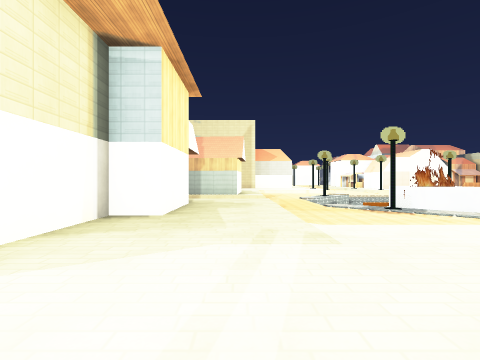
[1] (above)

24 first-person views from a walk through a level from a Godot 3-D game. The camera is 1.5 m above the floor, looks level and sees 85° across. The floor is counted in squares, 2 m on a side. Each view is taken from the middle of a square. On the plan, view 1 faces up. The plan holds only what a view shows up to about 9 squares ahead; the rest is blank. The place goes on beyond the plan. Flat picture figures and markers are not drawn. Some surface patterns are stand-ins.

[2]
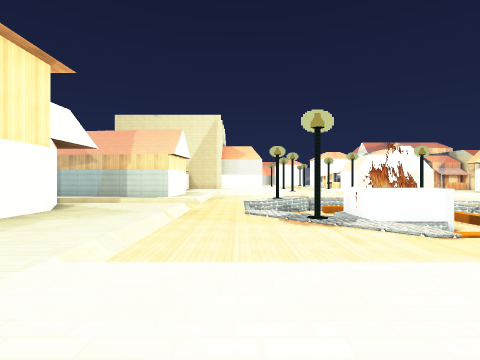

[3]
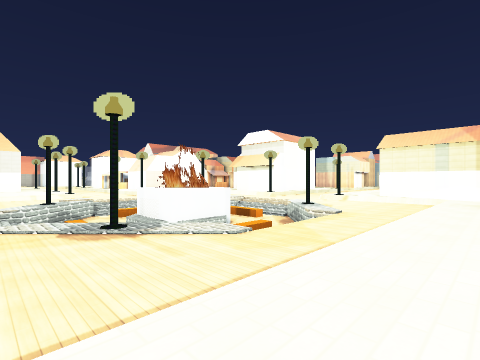

[4]
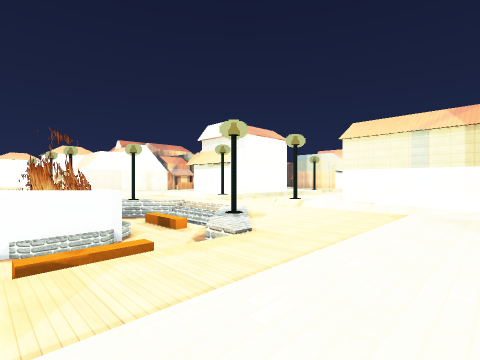

[5]
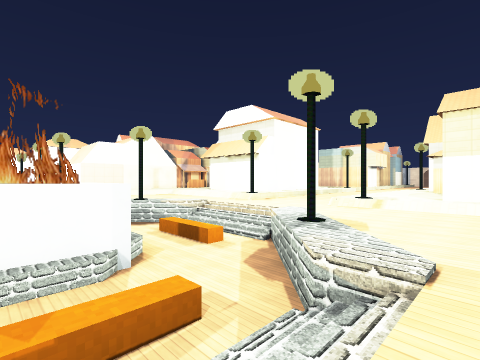

[6]
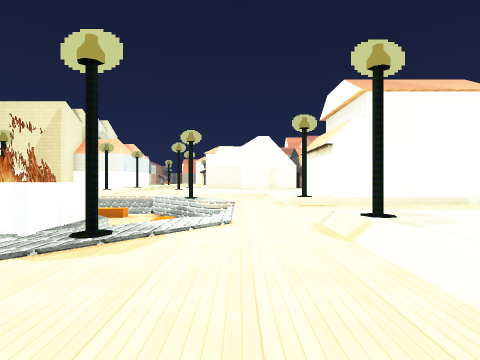

[7]
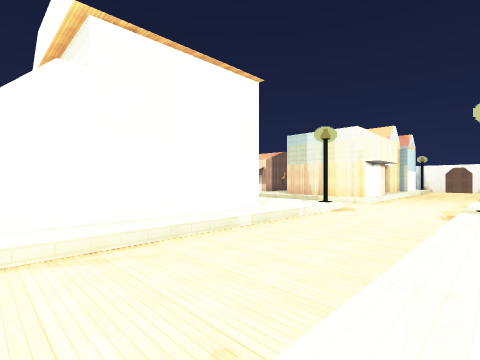

[8]
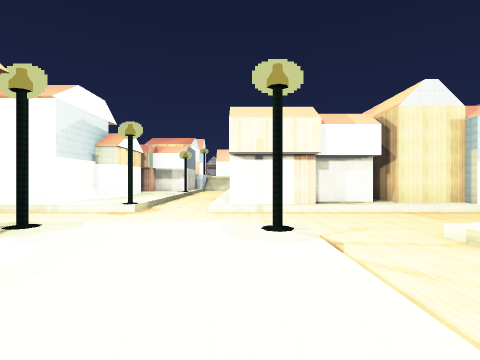

[9]
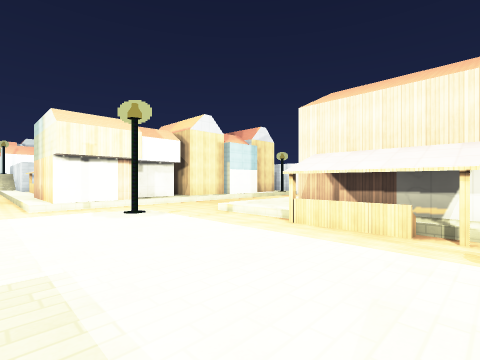

[10]
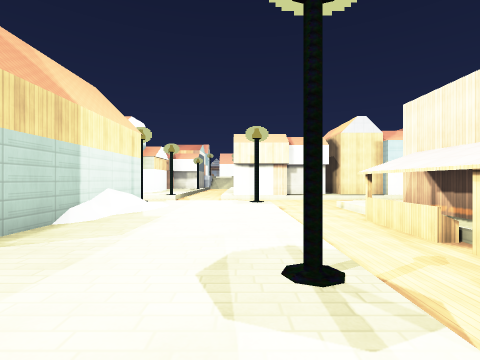

[11]
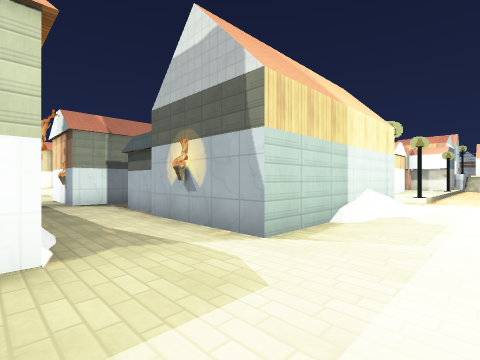

[12]
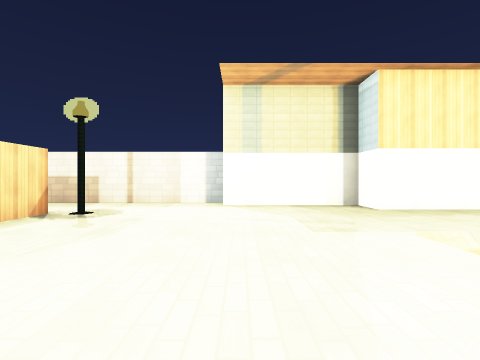

[13]
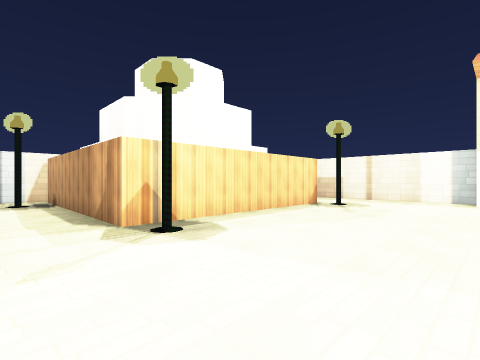

[14]
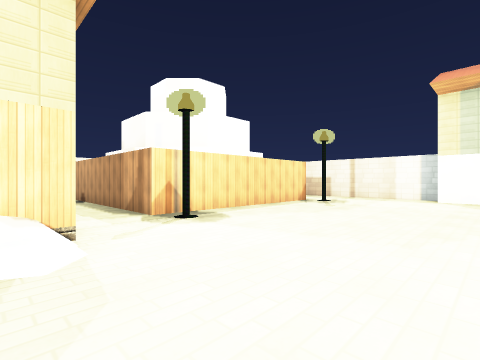

[15]
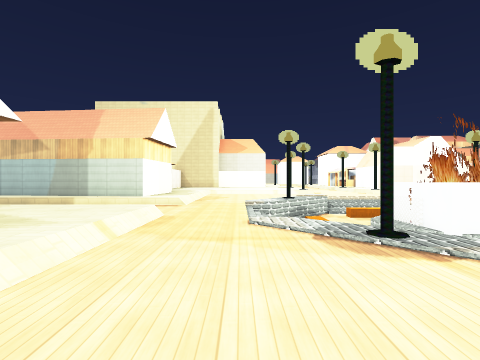

[16]
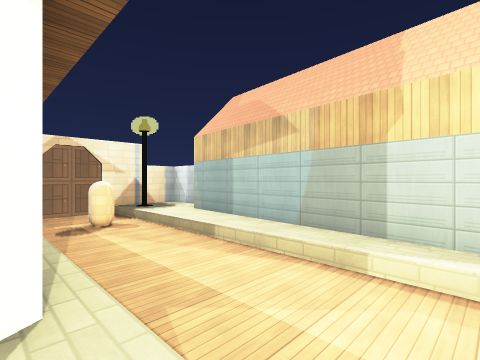

[17]
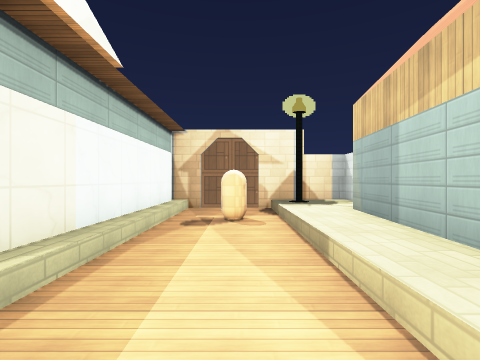

[18]
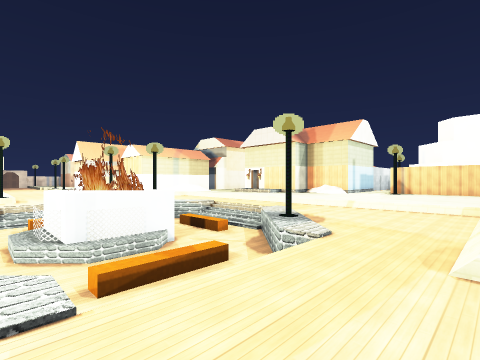

[19]
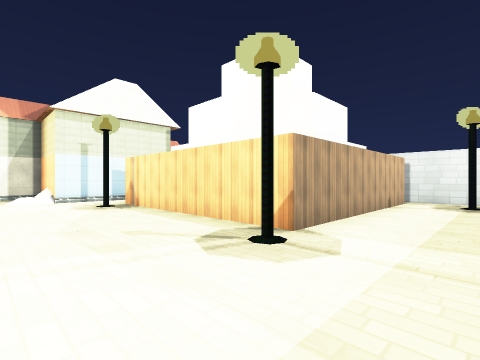

[20]
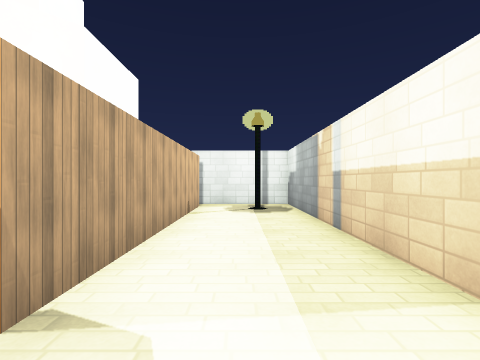

[21]
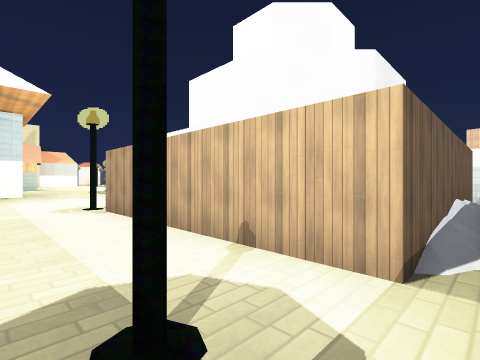

[22]
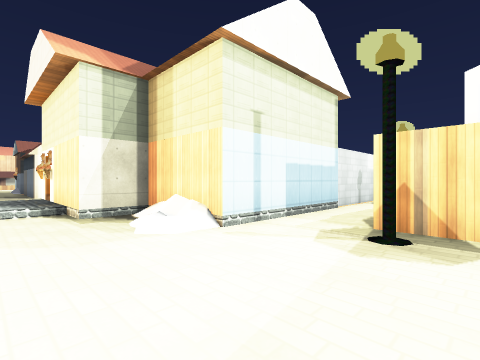

[23]
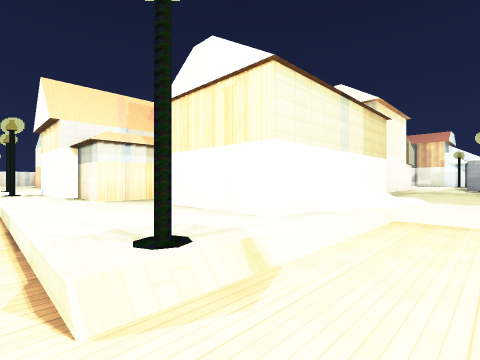

[24]
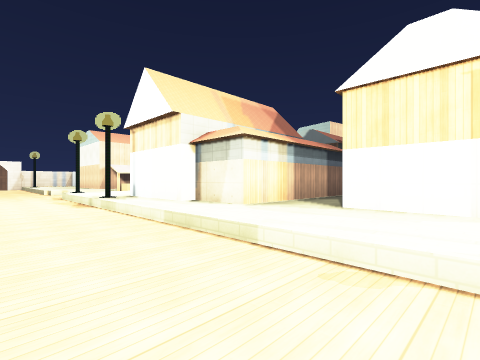

### Floor plan
Key: @ floor where view 1 was taken; # wall or solid block; x gap in a wall; . main floor; : floor 0.25 m higher than the main floor; - floor 0.25 m lower than the main floor; _ floor 0.5 m lower than the main floor; < floor 1.75 m lower than the main floor; / step, stairs or slope; = window, fence, low wall or low ledge; ^ raised ledge; S streetlight; C campfire; O other object.
Columns run from 10 left of view 1 to 34 right of it. Each row starts with its distance up from view 1.
 14  #..#######/__-/<<<<<</-__..#####/../__#    #
 13 ##S////////////<<<^^<<<//_S/////////S__###///
 12 #__O______ __//^ ^C ^<^//____________________
 11 #________  __/ ^ ^  ^<^//____________________
 10 ########...////<<<^^<<<//___________________
  9        ##../__-=<<<<<<=-__S.........S...S__..
  8         #../___S<<^^<=S___.....#####//../__..
  7         #../____-/ //-____.###.#   #//../__.#
  6        ##../______________/#  .#   #/.../_=.#
  5        #.../______________/#  .#   #/.../_=.#
  4        #................../# #.#   #..../_x.#
  3        #................../# #.#####..../_#.#
  2       ##.............///...###..........S^
  1       #..............#O:... ............/
  0       #...@.......//    #..        #....
 -1       #..........####
 -2       #..S#....S.
 -3       #...######.#
 -4       #...#    #.#
 -5       #...#    #.#
 -6       #...#    #.#
 -7       #...#    #S#
 -8       #.S.######.#
 -9       #...//////.#
-10       ####     ###

Positions as (right, up) in squares from view 1, and headings:
1: (0, 0), facing up
2: (3, 2), facing up
3: (3, 3), facing up-right
4: (7, 3), facing up-right
5: (8, 6), facing up-right
6: (14, 5), facing up
7: (17, 9), facing up-right
8: (29, 5), facing up
9: (27, 3), facing up-right
10: (29, 0), facing up
11: (28, 0), facing up-left
12: (5, 2), facing left
13: (7, 2), facing down-left
14: (8, 3), facing down-left
15: (3, 5), facing up
16: (-1, 10), facing up-left
17: (-2, 12), facing left
18: (1, 14), facing down-right
19: (-3, 1), facing down-right
20: (-2, -1), facing down
21: (-3, -9), facing up-right
22: (4, 2), facing down-right
23: (14, 10), facing down-right
24: (17, 12), facing down-right
